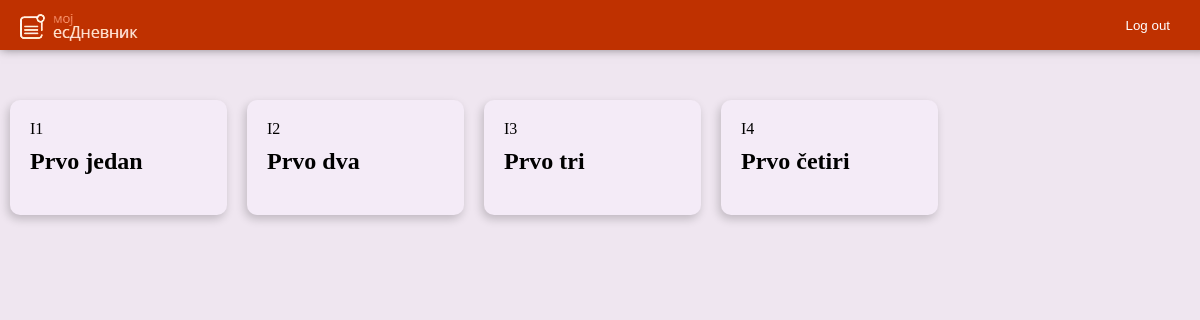
The page /admin_stranice/odeljenja-godina.php?razredID=1 (signed in) on the database its author committed.
### tables this page shows
CREATE TABLE `odeljenje` (
  `odeljenjeID` int(11) NOT NULL,
  `name` varchar(20) NOT NULL COMMENT 'Osam, sedam, tri, deset...',
  `razredID` int(11) NOT NULL,
  `int_code` int(11) NOT NULL COMMENT '8,7,6,5,4...'
);

CREATE TABLE `razred` (
  `razredID` int(11) NOT NULL,
  `code` char(4) NOT NULL COMMENT 'RIMSKI BROJEVI (I, II, III, IV...)',
  `ime` varchar(10) NOT NULL COMMENT 'Prvi, Drugi, Treci...',
  `atribut` varchar(255) NOT NULL
);

### admin_stranice/odeljenja-godina.php (the view, shortened to what this page needs)
<?php
    require_once $_SERVER['DOCUMENT_ROOT']."/e-dnevnik/config/config.php";
    $razredID = (int)$_GET['razredID'];
    $sql = "SELECT * FROM odeljenje INNER JOIN razred on odeljenje.razredID = razred.razredID WHERE odeljenje.razredID = ?";
    $run = $conn->prepare($sql);
    $run->bind_param('i',$razredID);
    $run -> execute();
    $results = $run->get_result();
    $results = $results->fetch_all(MYSQLI_ASSOC);
?>
<!DOCTYPE html>
<html lang="en">
<head>
    <link rel="stylesheet" href="admin_css/odeljenja-godina.css">
</head>
<body>
    <nav class="navbar">
        <img src="../assets/images/esdnevnik-logo.png" alt="Es Dnevnik Logo" class="logo">
        <div class="logout-wrap">
            <form action="/e-dnevnik/sign_out.php" method="post" class="log-out">
                <button class="log-out-button">Log out</button>
            </form>
        </div>
    </nav>
    <section>
        <div class="container">
            <?php
                foreach ($results as $result) :?>
                    <div class="odeljenje-card">
                        <a href="odeljenje-ucenici.php?odeljenjeID=<?php echo $result['razredID']?>" class="odeljenje-link"> </a>
                        <div class="odeljenje-num"><?php echo $result['code'] . $result['int_code']?></div>
                        <h2 class="odeljenje-name"><?php echo $result['atribut'] . " " . $result['name']?></h2>
                    </div>
            <?php endforeach;?>
        </div>
    </section>
</body>
</html>

### admin_stranice/admin_css/odeljenja-godina.css (style rules this page uses)
body { background-color: #EFE6F0; margin: 0; }
.container { padding: 10px; margin: auto !important; }
@media only screen and (min-width: 992px) { .container { max-width: 992px; } }
@media only screen and (min-width: 1200px) { .container { max-width: 1200px; display: flex; flex-direction: row; justify-content: start; column-gap: 20px; align-items: center; flex-wrap: wrap; } }
@media only screen and (min-width: 1200px) { .odeljenje-card { flex: 0 0 15%; border-radius: 10px; background-color: #F4EBF7; position: relative; padding: 20px; box-shadow: -2px 4px 10px rgba(0, 0, 0, .2); transition: transform .3s; } }
@media only screen and (min-width: 1200px) { .odeljenje-name { margin-top: 10px; margin-bottom: 20px; } }
@media only screen and (min-width: 1200px) { .odeljenje-link { display: block; position:absolute; top: 0%; bottom: 0%; left: 0%; right: 0%; text-decoration: none; color: black; z-index: 100; } }
@media only screen and (min-width: 1200px) { .navbar { box-shadow: 0 0 10px -1px rgba(0,0,0,.5); background-color: #BF3100; width: 100%; display: flex; flex-direction: row; justify-content: space-between; align-items: center; padding: 0px 0px 0px 10px; margin-bottom: 40px; overflow: hidden; } }
@media only screen and (min-width: 1200px) { .logo { width: 144px; height: 50px; } }
@media only screen and (min-width: 1200px) { .logout-wrap { padding: 0px 10px 0px 0px; display: block; } }
@media only screen and (min-width: 1200px) { .log-out-button { height: 50px; background-color: transparent; color: white; padding: 10px 30px 10px 30px; border: none; cursor: pointer; transition: all .3s ease-in; } }

### rows shown on the page
odeljenje: razredID.code "I", int_code "1", razredID.atribut "Prvo", name "jedan"
odeljenje: razredID.code "I", int_code "2", razredID.atribut "Prvo", name "dva"
odeljenje: razredID.code "I", int_code "3", razredID.atribut "Prvo", name "tri"
odeljenje: razredID.code "I", int_code "4", razredID.atribut "Prvo", name "četiri"
